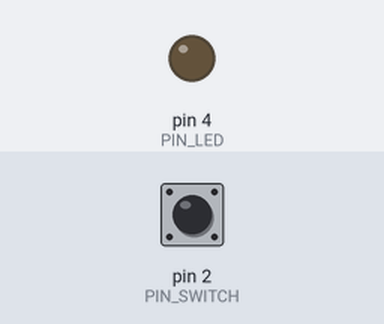
A sketch run on a simulated Arduino Uno, built with avr-gcc and run on an emulated ATmega328P. Parts: output pins drawn as LEDs (lit = HIGH). The test bench sets the inputs (shaded band); at power-on: pin 2 (PIN_SWITCH) HIGH.

Above: at 1.2 s.
1.3 s: pin 2 (PIN_SWITCH) pulled LOW for 0.15 s
At 2.5 s:
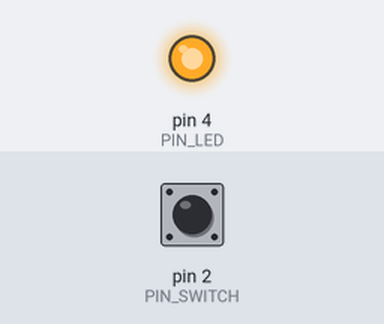
2.9 s: pin 2 (PIN_SWITCH) pulled LOW for 1 s
At 3.9 s:
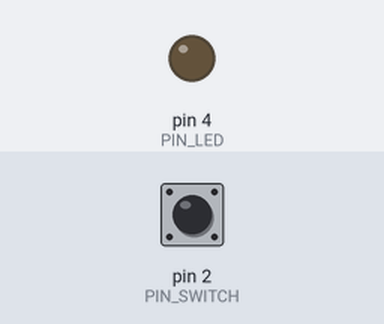
5.4 s: pin 2 (PIN_SWITCH) pulled LOW for 3.2 s
At 5.8 s:
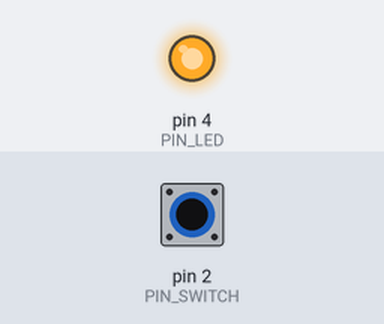
Timing chart, 0 to 8.4 s (numbered marks = the images above; inputs shaded):
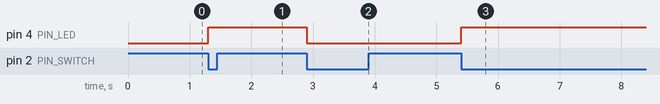

Measured:
- after the input at 1.3 s, pin 4 (PIN_LED): LOW → HIGH at once
- after the input at 2.9 s, pin 4 (PIN_LED): HIGH → LOW at once
- after the input at 5.4 s, pin 4 (PIN_LED): LOW → HIGH at once

The sketch:

switch_interrupt.ino
```cpp
// Interrupt - An asynchronous event that can happen anytime due to change in state. For example, when we press a button, it is causing an interrupt as it
// changes state of circuit
// Interrupt Service Routine(ISR) - A piece of code that runs when an interrupt happens. On arduino board, D2, D3 can be hooked to interrupts.
// Properties of ISR -
// 1. It cannot accept any argument or return a value
// 2. It should finish very quickly and minimum processing is required
// 3. It should not use any blocking function or perform any I/O function
// 4. regarding Global variables ....

// Types of ISR triggering conditions
// 1. LOW - pin state continues to remain LOW
// 2. RISING - pin changes state from LOW to HIGH
// 3. FALLING - pin changes state from HIGH to LOW
// 4. CHANGE - pin changes state from LOW to HIGH or HIGH to LOW


#define PIN_LED 4
#define PIN_SWITCH 2

int LED = 0;

void setup() {
  // put your setup code here, to run once:
  pinMode(PIN_LED, OUTPUT);
  pinMode(PIN_SWITCH, INPUT_PULLUP);
  attachInterrupt(digitalPinToInterrupt(PIN_SWITCH), keyPressed, FALLING);
}

void toggleLED() {
  LED = 1 - LED;
  digitalWrite(PIN_LED, LED);
}

void keyPressed() {
  toggleLED();
}

void loop() {
  // put your main code here, to run repeatedly:
//  if (digitalRead(PIN_SWITCH)) {
//    toggleLED();
//  }

  delay(200);
}
```
